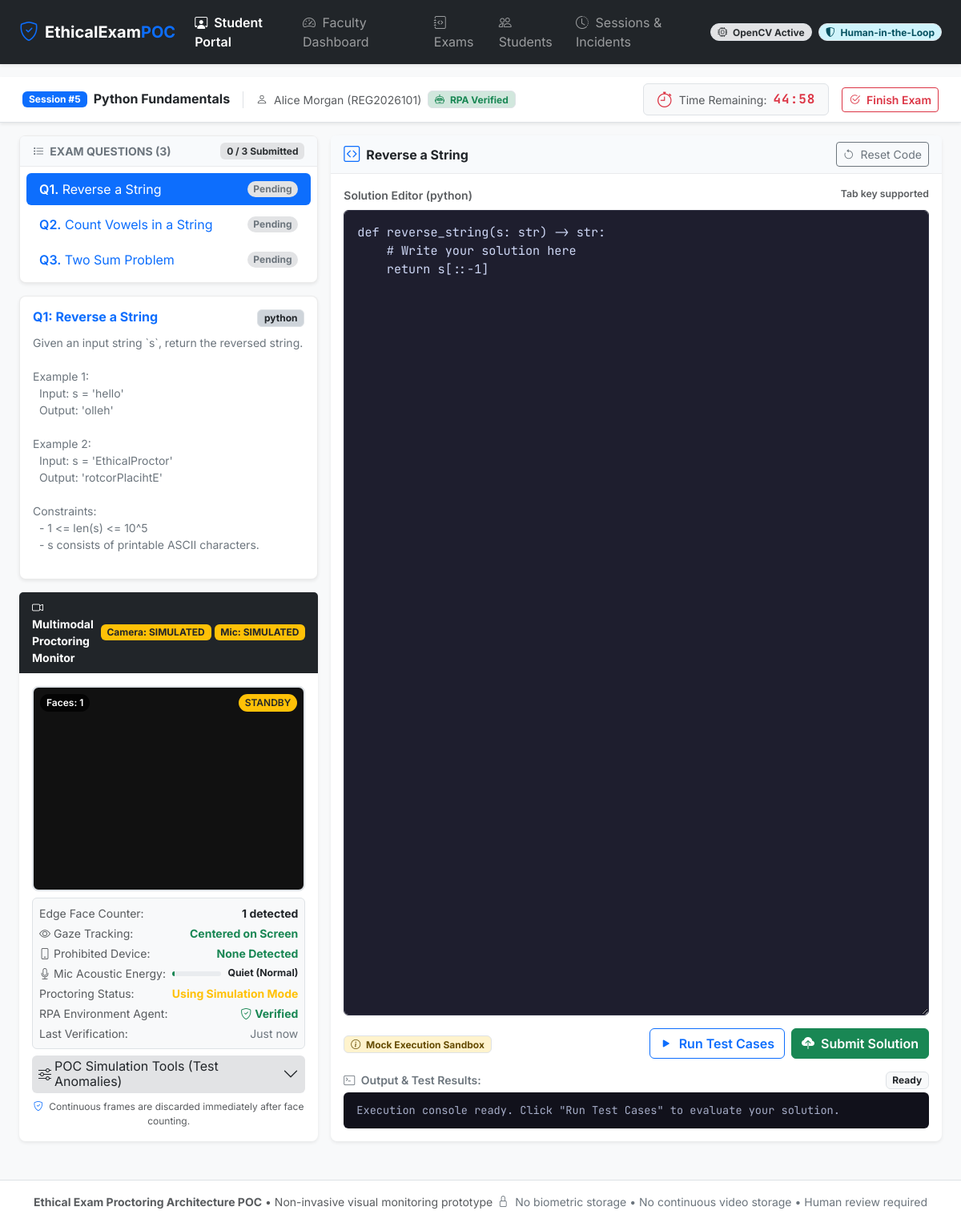
Page /student/exam/5 on the committed database.
### app/models.py (models this page shows, shortened)
    class Model(DeclarativeBase):
        query: ClassVar[Query]

class ExamSession(Model):
    __tablename__ = 'exam_sessions'
    id: Mapped[int] = mapped_column(db.Integer, primary_key=True)
    exam_id: Mapped[int] = mapped_column(db.Integer, db.ForeignKey('exams.id', ondelete='CASCADE'), nullable=False)
    student_id: Mapped[int] = mapped_column(db.Integer, db.ForeignKey('students.id', ondelete='CASCADE'), nullable=False)
    started_at: Mapped[Optional[datetime]] = mapped_column(db.DateTime, nullable=True)
    ended_at: Mapped[Optional[datetime]] = mapped_column(db.DateTime, nullable=True)
    status: Mapped[str] = mapped_column(db.String(20), default='NOT_STARTED', nullable=False)  # NOT_STARTED, ACTIVE, COMPLETED
    consent_given: Mapped[bool] = mapped_column(db.Boolean, default=False, nullable=False)
    consent_timestamp: Mapped[Optional[datetime]] = mapped_column(db.DateTime, nullable=True)
    exam: Mapped['Exam'] = relationship('Exam', back_populates='sessions')
    student: Mapped['Student'] = relationship('Student', back_populates='sessions')
    submissions: Mapped[list['Submission']] = relationship('Submission', back_populates='session', cascade='all, delete-orphan')
    incidents: Mapped[list['Incident']] = relationship('Incident', back_populates='session', cascade='all, delete-orphan', order_by='Incident.timestamp.desc()')
    environment_checks: Mapped[list['EnvironmentCheck']] = relationship('EnvironmentCheck', back_populates='session', cascade='all, delete-orphan', order_by='EnvironmentCheck.checked_at.desc()')

class Exam(Model):
    __tablename__ = 'exams'
    id: Mapped[int] = mapped_column(db.Integer, primary_key=True)
    title: Mapped[str] = mapped_column(db.String(200), nullable=False)
    description: Mapped[Optional[str]] = mapped_column(db.Text, default='')
    duration_minutes: Mapped[int] = mapped_column(db.Integer, default=30, nullable=False)
    created_at: Mapped[Optional[datetime]] = mapped_column(db.DateTime, default=lambda: datetime.now(timezone.utc))
    questions: Mapped[list['Question']] = relationship('Question', back_populates='exam', cascade='all, delete-orphan', order_by='Question.id')
    sessions: Mapped[list['ExamSession']] = relationship('ExamSession', back_populates='exam', cascade='all, delete-orphan')

class Student(Model):
    __tablename__ = 'students'
    id: Mapped[int] = mapped_column(db.Integer, primary_key=True)
    name: Mapped[str] = mapped_column(db.String(120), nullable=False)
    email: Mapped[str] = mapped_column(db.String(120), unique=True, nullable=False)
    register_number: Mapped[str] = mapped_column(db.String(64), unique=True, nullable=False)
    sessions: Mapped[list['ExamSession']] = relationship('ExamSession', back_populates='student', cascade='all, delete-orphan')

class Question(Model):
    __tablename__ = 'questions'
    id: Mapped[int] = mapped_column(db.Integer, primary_key=True)
    exam_id: Mapped[int] = mapped_column(db.Integer, db.ForeignKey('exams.id', ondelete='CASCADE'), nullable=False)
    title: Mapped[str] = mapped_column(db.String(200), nullable=False)
    description: Mapped[str] = mapped_column(db.Text, nullable=False)
    starter_code: Mapped[Optional[str]] = mapped_column(db.Text, default='')
    language: Mapped[str] = mapped_column(db.String(50), default='python', nullable=False)
    exam: Mapped['Exam'] = relationship('Exam', back_populates='questions')
    submissions: Mapped[list['Submission']] = relationship('Submission', back_populates='question', cascade='all, delete-orphan')

### app/routes/student.py (the view)
@student_bp.route('/student/exam/<int:session_id>')
def exam_view(session_id):
    session = db.get_or_404(ExamSession, session_id)
    if session.status == 'COMPLETED':
        return redirect(url_for('student.completed_view', session_id=session.id))
    exam = session.exam
    questions = exam.questions
    submissions = {sub.question_id: sub for sub in session.submissions}
    return render_template(
        'student/exam.html',
        session=session,
        exam=exam,
        questions=questions,
        submissions=submissions
    )

### app/templates/student/exam.html (shortened to what this page needs)
{% extends 'base.html' %}
{% block content %}
<div class="bg-white border-bottom shadow-sm sticky-top py-2 px-3 mb-3">
    <div class="container-fluid d-flex flex-wrap justify-content-between align-items-center">
        <div class="d-flex align-items-center">
            <span class="badge bg-primary me-2 px-2 py-1">Session #{{ session.id }}</span>
            <h6 class="mb-0 fw-bold me-3">{{ exam.title }}</h6>
            <span class="text-muted small border-start ps-3 d-none d-md-inline">
                <i class="bi bi-person me-1"></i> {{ session.student.name }} ({{ session.student.register_number }})
            </span>
            <span class="badge bg-success-subtle text-success border ms-2 d-none d-lg-inline">
                <i class="bi bi-robot me-1"></i> RPA Verified
            </span>
        </div>
        <div class="d-flex align-items-center gap-3 mt-2 mt-sm-0">
            <div class="d-flex align-items-center bg-light border px-3 py-1 rounded">
                <i class="bi bi-stopwatch text-danger me-2 fs-5"></i>
                <span class="small text-muted me-2">Time Remaining:</span>
                <span id="countdownTimer" class="exam-timer text-danger fs-6" data-duration="{{ exam.duration_minutes }}">
                </span>
            </div>
            <button type="button" class="btn btn-outline-danger btn-sm fw-semibold" data-bs-toggle="modal" data-bs-target="#finishModal">
                <i class="bi bi-check2-circle me-1"></i> Finish Exam
            </button>
        </div>
    </div>
</div>
<div class="container-fluid px-3 px-lg-4">
    <div class="row g-3">
        <div class="col-lg-5 col-xl-4">
            <div class="card mb-3 shadow-sm">
                <div class="card-header py-2 d-flex justify-content-between align-items-center">
                    <span class="fw-bold small text-uppercase text-secondary">
                        <i class="bi bi-list-task me-1"></i> Exam Questions ({{ questions|length }})
                    </span>
                    <span class="badge bg-secondary-subtle text-secondary-emphasis" id="submittedCountBadge">
                        {{ submissions|length }} / {{ questions|length }} Submitted
                    </span>
                </div>
                <div class="card-body p-2">
                    <div class="nav nav-pills flex-column gap-1" id="questionPills" role="tablist">
                        {% for q in questions %}
                        <button class="nav-link text-start d-flex justify-content-between align-items-center py-2 px-3 {% if loop.first %}active{% endif %}"
                                id="tab-q-{{ q.id }}"
                                data-bs-toggle="pill"
                                data-bs-target="#content-q-{{ q.id }}"
                                type="button"
                                role="tab"
                                onclick="selectQuestion({{ q.id }})">
                            <div class="text-truncate me-2">
                                <span class="fw-semibold">Q{{ loop.index }}.</span> {{ q.title }}
                            </div>
                            <span class="badge {% if q.id in submissions %}bg-success{% else %}bg-secondary-subtle text-secondary{% endif %} rounded-pill" id="badge-q-{{ q.id }}">
                                {% if q.id in submissions %}Submitted{% else %}Pending{% endif %}
                            </span>
                        </button>
                        {% endfor %}
                    </div>
                </div>
            </div>
            <div class="card mb-3 shadow-sm">
                <div class="card-body p-3">
                    <div class="tab-content" id="questionTabsContent">
                        {% for q in questions %}
                        <div class="tab-pane fade {% if loop.first %}show active{% endif %}" id="content-q-{{ q.id }}" role="tabpanel">
                            <div class="d-flex justify-content-between align-items-start mb-2">
                                <h6 class="fw-bold text-primary mb-1">Q{{ loop.index }}: {{ q.title }}</h6>
                                <span class="badge bg-dark-subtle text-dark border">{{ q.language }}</span>
                            </div>
                            <div class="text-secondary small mb-3" style="white-space: pre-wrap;">{{ q.description }}</div>
                        </div>
                        {% endfor %}
                    </div>
                </div>
            </div>
            <div class="card shadow-sm border-0">
                <div class="card-header bg-dark text-white py-2 d-flex justify-content-between align-items-center">
                    <span class="fw-bold small">
                        <i class="bi bi-camera-video me-1"></i> Multimodal Proctoring Monitor
                    </span>
                    <div class="d-flex gap-1">
                        <span class="badge bg-success" id="cameraStatusPill">Camera: ACTIVE</span>
                        <span class="badge bg-success" id="micStatusPill">Mic: ACTIVE</span>
                    </div>
                </div>
                <div class="card-body p-3">
                    <div class="camera-container mb-2">
                        <video id="webcamVideo" autoplay playsinline muted></video>
                        <div class="camera-overlay">
                            <span class="camera-status-pill" id="overlayFaceCount">Faces: 1</span>
                            <span class="camera-status-pill bg-success" id="overlayStatus">NORMAL</span>
                        </div>
                    </div>
                    <div class="p-2 bg-light rounded border small mb-2">
                        <div class="d-flex justify-content-between mb-1">
                            <span class="text-muted">Edge Face Counter:</span>
                            <span class="fw-bold" id="cvFaceCount">1 detected</span>
                        </div>
                        <div class="d-flex justify-content-between mb-1">
                            <span class="text-muted"><i class="bi bi-eye me-1"></i>Gaze Tracking:</span>
                            <span class="fw-bold text-success" id="gazeStatusText">Centered on Screen</span>
                        </div>
                        <div class="d-flex justify-content-between mb-1">
                            <span class="text-muted"><i class="bi bi-phone me-1"></i>Prohibited Device:</span>
                            <span class="fw-bold text-success" id="deviceStatusText">None Detected</span>
                        </div>
                        <div class="d-flex justify-content-between align-items-center mb-1">
                            <span class="text-muted"><i class="bi bi-mic me-1"></i>Mic Acoustic Energy:</span>
                            <div class="progress flex-grow-1 mx-2" style="height: 6px;">
                                <div id="micVolumeBar" class="progress-bar bg-success" role="progressbar" style="width: 5%;"></div>
                            </div>
                            <span class="fw-bold small" id="micVolumeText">Quiet (Normal)</span>
                        </div>
                        <div class="d-flex justify-content-between mb-1">
                            <span class="text-muted">Proctoring Status:</span>
                            <span class="fw-bold text-success" id="cvStatusText">NORMAL</span>
                        </div>
                        <div class="d-flex justify-content-between mb-1">
                            <span class="text-muted">RPA Environment Agent:</span>
                            <span class="fw-bold text-success"><i class="bi bi-shield-check me-1"></i>Verified</span>
                        </div>
                        <div class="d-flex justify-content-between">
                            <span class="text-muted">Last Verification:</span>
                            <span class="text-secondary" id="cvLastPing">Just now</span>
                        </div>
                    </div>
                    <div class="accordion" id="simulationAccordion">
                        <div class="accordion-item border-0">
                            <h2 class="accordion-header">
                                <button class="accordion-button collapsed py-1 px-2 small bg-secondary-subtle text-dark rounded" type="button" data-bs-toggle="collapse" data-bs-target="#simControls">
                                    <i class="bi bi-sliders me-1"></i> POC Simulation Tools (Test Anomalies)
                                </button>
                            </h2>
                        </div>
                    </div>
                    <div class="text-muted small mt-2 text-center" style="font-size: 0.75rem;">
                        <i class="bi bi-shield-check text-primary me-1"></i> Continuous frames are discarded immediately after face counting.
                    </div>
                </div>
            </div>
        </div>
        <div class="col-lg-7 col-xl-8">
            <div class="card shadow-sm border-0 h-100 d-flex flex-column">
                <div class="card-header py-2 d-flex justify-content-between align-items-center">
                    <div class="d-flex align-items-center">
                        <i class="bi bi-code-square text-primary me-2 fs-5"></i>
                        <span class="fw-bold" id="currentQuestionTitle">Question 1</span>
                    </div>
                    <div class="d-flex align-items-center gap-2">
                        <button class="btn btn-sm btn-outline-secondary" onclick="resetStarterCode()">
                            <i class="bi bi-arrow-counterclockwise me-1"></i> Reset Code
                        </button>
                    </div>
                </div>
                <div class="card-body p-3 d-flex flex-column flex-grow-1">
                    <div class="mb-3 flex-grow-1 d-flex flex-column">
                        <label for="codeEditor" class="form-label small fw-semibold text-muted d-flex justify-content-between">
                            <span>Solution Editor (<span id="editorLanguage">python</span>)</span>
                            <span class="text-muted small">Tab key supported</span>
                        </label>
                        <textarea class="form-control code-editor flex-grow-1" id="codeEditor" rows="16" spellcheck="false"></textarea>
                    </div>
                    <div class="d-flex justify-content-between align-items-center mb-3">
                        <div>
                            <span class="badge bg-warning-subtle text-warning-emphasis border" id="mockNoticeBadge">
                                <i class="bi bi-info-circle me-1"></i> Mock Execution Sandbox
                            </span>
                        </div>
                        <div class="d-flex gap-2">
                            <button type="button" class="btn btn-outline-primary fw-semibold" id="btnRunCode" onclick="runCurrentCode()">
                                <i class="bi bi-play-fill me-1"></i> Run Test Cases
                            </button>
                            <button type="button" class="btn btn-success fw-semibold" id="btnSubmitCode" onclick="submitCurrentCode()">
                                <i class="bi bi-cloud-upload-fill me-1"></i> Submit Solution
                            </button>
                        </div>
                    </div>
                    <div>
                        <div class="d-flex justify-content-between align-items-center mb-1">
                            <span class="small fw-semibold text-secondary">
                                <i class="bi bi-terminal me-1"></i> Output & Test Results:
                            </span>
                            <span class="badge bg-light text-dark border small" id="outputStatusBadge">Ready</span>
                        </div>
                        <pre class="code-output mb-0" id="consoleOutput">Execution console ready. Click "Run Test Cases" to evaluate your solution.</pre>
                    </div>
                </div>
            </div>
        </div>
    </div>
</div>
{% endblock %}

### rows in the picture
ExamSession: id "5"
Exam: title "Python Fundamentals"
Student: student.name "Alice Morgan", student.register_number "REG2026101"
Question: title "Reverse a String", shows "Pending", language "python", description "Given an input string `s`, return the reversed string. Example 1: Input: s = 'hello' Output: 'olleh' Example 2: Input: s = 'EthicalProctor' Output: 'rotcorPlacihtE' Constraints: - 1 <= len(s) <= 10^5 - s consists of printable ASCII characters."
Question: title "Count Vowels in a String", shows "Pending"
Question: title "Two Sum Problem", shows "Pending"

### other values in the picture
{{ questions|length }} "3"
{{ submissions|length }} "0"
